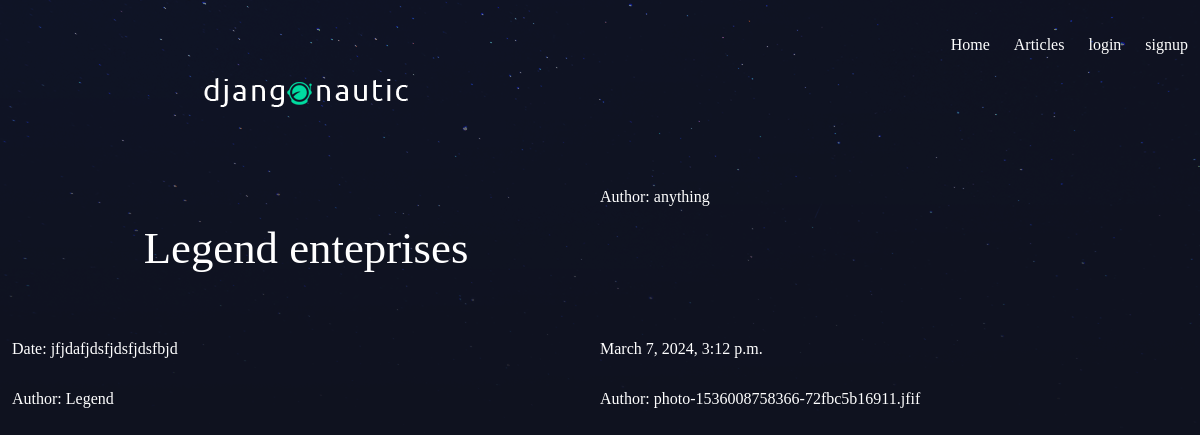
The app's page /article/4/ with its own data.
### base/models.py (models this page shows, shortened)
class Article(models.Model):
    title = models.CharField(max_length=200)
    slug = models.SlugField(unique=True, max_length=200)
    content = models.TextField()
    date_published = models.DateTimeField(default=timezone.now)
    thumb = models.ImageField(default='default.png', blank=True)
    author = models.ForeignKey(User, default = None, on_delete = models.CASCADE)

### base/views.py (the view)
# urls.py: path('article/<int:article_id>/', views.article_detail, name='article_detail'),
def article_detail(request,article_id,  *args, **kwargs):
    article = get_object_or_404(Article, pk = article_id)
    return render(request, 'base/article_detail.html', {'article':article})

### base/templates/base/article_detail.html
{% extends 'base.html' %}
{% block content %}
    <h1>{{ article.title }}</h1>
    <p>Author: {{ article.slug }}</p>
    <p>Date: {{ article.content }}</p>
    <p>{{ article.date_published }}</p>
    <p>Author: {{ article.author }}</p>
    <p>Author: {{ article.thumb }}</p>
{% endblock %}

### assets/style.css (style rules this page uses)
body { background-color: #0f121f; background-image: url(stars.png); background-repeat: no-repeat; color: #fff; margin: 0; padding: 0; }
body * { font-family: Ubuntu; }
h1, h2, h3, h4, h5 { font-weight: normal; margin: 0; }
.wrapper h1 { text-align: center; margin: 50px auto; font-size: 2.8em; }

### records on screen
Article: title "Legend enteprises", slug "anything", content "jfjdafjdsfjdsfjdsfbjd", date_published "March 7, 2024, 3:12 p.m.", author "Legend", thumb "photo-1536008758366-72fbc5b16911.jfif"
